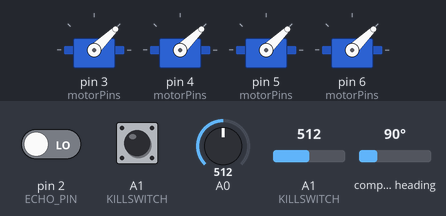
This sketch was run on a simulated Arduino Uno, built with avr-gcc and run on an emulated ATmega328P. Shown: 4 × servo. The test bench sets the inputs (shaded band); at power-on: A0 = 512, pin 2 (ECHO_PIN) LOW, A1 (KILLSWITCH) HIGH, A1 (KILLSWITCH) = 512, compass heading 90°. What the sketch prints to the serial monitor is not drawn.

Above: at 5.4 s.
5.5 s: A0 set to 390
At 8.2 s:
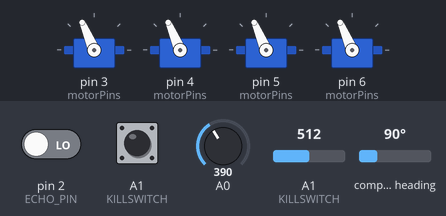
8.5 s: A0 set to 511
At 9.7 s:
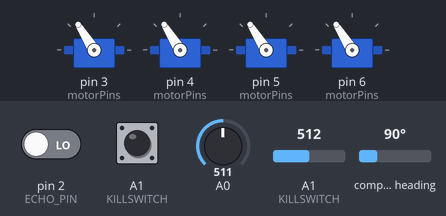
10.0 s: A0 set to 900
At 10.7 s:
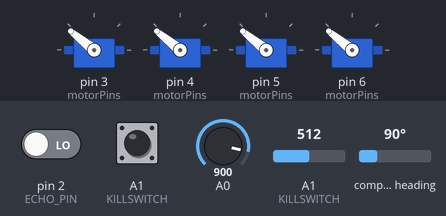
11.5 s: A0 set to 0
At 12.0 s:
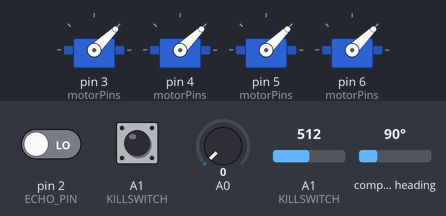
13.0 s: A0 set to 1023
At 14.1 s:
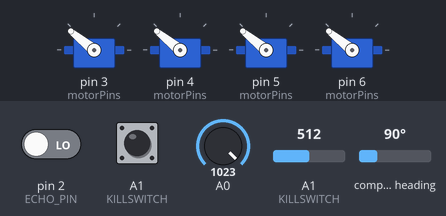
Timing chart, 0 to 15.5 s (numbered marks = the images above; inputs shaded):
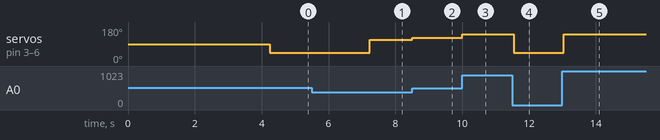

The sketch:

allPIDsOnQuadGoBrr.ino
```cpp
#include <Wire.h>
#include "SR04.h" //Sonar
#include <Adafruit_Sensor.h>
#include <Adafruit_BNO055.h>
#include <utility/imumaths.h>
#include <math.h>
#include <Servo.h>
#include <EEPROM.h>

class PID{
  private:


  public:

    double kp, ki, kd;
    double target, error;
    double errorOld, errorChange, errorSlope, errorArea;
    int maxCorrection;
    long oldTime, newTime, changeTime;
    double tempi;

    PID(double target, double kp, double ki, double kd, int maxCorrection){
      this->target = target;
      this->kp = kp;
      this->ki = ki;
      this->kd = kd;
      this->maxCorrection = maxCorrection;
    }

    void start(){
      this->error = 0;
      this->errorSlope = 0;
      this->errorArea = 0;
      this->errorOld = 0;
      this->tempi = 0;
      newTime = millis();
    }

    double getOutput(double measured){
      oldTime = newTime;
      newTime = millis();
      changeTime = newTime - oldTime;

      errorOld = error;
      error = target - measured;
      errorChange = error-errorOld;
      errorSlope = errorChange/changeTime;
      errorArea += error*changeTime;

      double correction = (kp*error + ki*errorArea + kd*errorSlope);

      if((abs(correction) > maxCorrection)){
        correction = (correction/abs(correction))*maxCorrection;
      }
//      if(((abs(correction) > maxCorrection) && (correction/abs(correction) == error/abs(error)))){
//        correction = (kp*error + tempi + kd*errorSlope);
//      }else tempi = ki*errorArea;

      return correction;
    }

    void setTarget(double target){
      this->target = target;
    }

    void setGain(int PID, double gain){
      switch(PID){
        case 0: kp = gain;
        break;
        case 1: ki = gain;
        break;
        case 2: kd = gain;
        break;
        default: return;
      }
    }
};


#define BNO055_SAMPLERATE_DELAY_MS 100

//Constants
#define TRIGGER_PIN 12
#define ECHO_PIN 2
#define PULSE_TIMEOUT 37500L  // 100ms

#define FRONT_RIGHT 3
#define FRONT_LEFT 4
#define BACK_RIGHT 5
#define BACK_LEFT 6

#define KILLSWITCH 15

#define THROTTLE_MAX 1800
#define OUTPUT_MAX 2000

Adafruit_BNO055 bno = Adafruit_BNO055();

SR04 sonar = SR04(ECHO_PIN,TRIGGER_PIN);

double rpkp = 0.5,
       rpki = 0.0,
       rpkd = 250,
       rpmax = 250;

double ykp = 5,
       yki = 0,
       ykd = 0,
       ymax = 75;

double akp = 3,
       aki = 0.03,
       akd = 400,
       amax = 400;
                                              //setpoint unit
PID rollPID = PID(0, rpkp, rpki, rpkd,rpmax); //degrees
PID pitchPID = PID(0, rpkp, rpki, rpkd,rpmax);//degrees
PID yawPID = PID(0, ykp, yki, ykd, ymax);     //degrees
PID altPID = PID(10,akp, aki, akd, amax);     //centimeters

//Sonar
double distance;
double prevDist;

boolean startup = true;
boolean isFlying = false;

//calibration
boolean ESCsCalibrated = true;

//Code for ESC's and Motors
int motorPins[] = {FRONT_RIGHT, FRONT_LEFT, BACK_RIGHT, BACK_LEFT};
int throttle = 1300;
int adjusted_throttle[4]; // {FRONT_RIGHT, FRONT_LEFT, BACK_RIGHT, BACK_LEFT}

double pitchCorrection, rollCorrection, yawCorrection, altCorrection;
double pitchTarget, rollTarget, yawTarget;

uint8_t calibData;

imu::Quaternion quat;
imu::Vector<3> euler;

Servo motor[4];

unsigned long timer;

void setup() {

  Serial.begin(115200);
  bno.begin();
  delay(1000);
  bno.setExtCrystalUse(true);

  //attaching the Servo instances to the pins of the motors
  for(int i = 0; i < 4; i++){
    motor[i].attach(motorPins[i]);
  }

  delay(1200);//BNO055_SAMPLERATE_DELAY_MS);
  calibData = EEPROM.read(0);
  bno.setSensorOffsets(calibData);
  delay(2000);

  if(!ESCsCalibrated) ESC_cal();

  quat = bno.getQuat();
  euler = quat.toEuler();

  pitchTarget = euler[1]*RAD_TO_DEG;
  rollTarget = euler[2]*RAD_TO_DEG;
  yawTarget = euler[0]*RAD_TO_DEG;

  pitchPID.setTarget(pitchTarget);
  rollPID.setTarget(rollTarget);
  yawPID.setTarget(yawTarget);

  pitchPID.start();
  rollPID.start();
  yawPID.start();
  altPID.start();

  timer = millis();
}

void loop() {

  double gain = map(analogRead(A1),0,1023,0,100);
  gain = 1 * (gain/100);
  //pitchPID.setGain(2,gain+150);

  uint8_t system, gyro, accel, mg = 0;
  bno.getCalibration(&system, &gyro, &accel, &mg);

  quat = bno.getQuat();
  euler = quat.toEuler();


  pitchCorrection = pitchPID.getOutput((euler[1]*RAD_TO_DEG));
  rollCorrection = rollPID.getOutput((euler[2]*RAD_TO_DEG));
  yawCorrection = yawPID.getOutput((euler[0]*RAD_TO_DEG));

  //distance = correctSonar();
  long duration = 0;
    digitalWrite(TRIGGER_PIN, LOW);
    delayMicroseconds(2);
    digitalWrite(TRIGGER_PIN, HIGH);
    delayMicroseconds(10);
    digitalWrite(TRIGGER_PIN, LOW);
    delayMicroseconds(2);
    duration = pulseIn(ECHO_PIN, HIGH, PULSE_TIMEOUT);
    distance = MicrosecondsToCentimeter(duration);

  altCorrection = altPID.getOutput((double)distance);

  //altCorrection = 0;
//  Correction = 0;

  throttle = 1400;

  throttle = map(analogRead(A0),0,1023,1000,THROTTLE_MAX);

  int altTarg = map(analogRead(A1),0,1023,5,15);
  altPID.setTarget(altTarg);

  adjusted_throttle[0] = throttle + altCorrection - pitchCorrection - rollCorrection - yawCorrection;  //front right
  adjusted_throttle[1] = throttle + altCorrection - pitchCorrection + rollCorrection + yawCorrection;  //front left
  adjusted_throttle[2] = throttle + altCorrection + pitchCorrection - rollCorrection + yawCorrection;  //back right
  adjusted_throttle[3] = throttle + altCorrection + pitchCorrection + rollCorrection - yawCorrection;  //back left


  isFlying = digitalRead(KILLSWITCH);

  if(millis()-timer < 3000){
    isFlying = false;
  }


  for(int i = 0; i < 4; i++){
    adjusted_throttle[i] = constrain(adjusted_throttle[i], 1100, OUTPUT_MAX);

    if(!isFlying||throttle<1050) adjusted_throttle[i] = 1000;
  }


  for(int i = 0; i < 4; i++) motor[i].writeMicroseconds(adjusted_throttle[i]);

//  Serial.print(system);
//  Serial.print(",");
//  Serial.print(gyro);
//  Serial.print(",");
//  Serial.print(accel);
//  Serial.print(",");
//  Serial.print(mg);
//  Serial.print(",");
  Serial.print((euler[1]*RAD_TO_DEG));
  Serial.print(",");
  Serial.print((euler[2]*RAD_TO_DEG));
  Serial.print(",");
  Serial.print((euler[0]*RAD_TO_DEG));
  Serial.print(",");
//  Serial.print(adjusted_throttle[0]/10);
//  Serial.print(",");
//  Serial.print(adjusted_throttle[1]/10);
//  Serial.print(",");
//  Serial.print(adjusted_throttle[2]/10);
//  Serial.print(",");
//  Serial.print(adjusted_throttle[3]/10);
//  Serial.print(",");
//  Serial.print(altCorrection);
//  Serial.print(",");
//  Serial.print(distance);
//  Serial.print(","),
//  Serial.print(pitchCorrection);
//  Serial.print(","),
//  Serial.print(rollCorrection);
//  Serial.print(","),
  Serial.print(gain);
  Serial.print(",");
  Serial.print(altTarg);
  Serial.print(",");
  Serial.print(distance);
  Serial.print(",");
  Serial.print(pitchTarget);
  Serial.print(",");
  Serial.print(rollTarget);
  Serial.print(",");
  Serial.print(yawTarget);
  Serial.print(",");

  //Serial.println((micros()-timer));

  Serial.println("");

  //delay(BNO055_SAMPLERATE_DELAY_MS);


}

int correctSonar() {

  int Maximum = 400;
  int Minimum = 6;

  int dist = sonar.Distance();

  if(dist < Maximum && dist > Minimum) {
   prevDist = dist;
   return dist;
  }

  return prevDist;
}

double MicrosecondsToCentimeter(long duration){
  double d = (duration*100.0)/5882.0;
  return d;
}

void ESC_cal(){

  Serial.print("Calibrating ESCs...");

  int start_time = millis(); // record starting time

  while(millis() - start_time < 20000){ // calibration takes around 30 seconds
    if(millis()-start_time<8000){ // set throttle high for 15 seconds

      for(int i = 0; i < 4; i++){
        motor[i].writeMicroseconds(2000); //2000 is max throttle
      }

      //Serial.println("HIGH");

    }
    else { // set throttle low for 15 seconds

      for(int i = 0; i < 4; i++){
        motor[i].writeMicroseconds(1000); //1000 is zero throttle
      }

      //Serial.println("LOW");

    }

    if((millis()-start_time)%100==0) Serial.print(".");

    delay(5);
  }

  Serial.println("ESCs Calibrated");
  ESCsCalibrated = true;

}
```

Measured:
- after the input at 5.5 s, servo on pin 3 (motorPins), servo on pin 4 (motorPins), servo on pin 5 (motorPins), servo on pin 6 (motorPins): 44° → 113° after 1.7 s
- after the input at 8.5 s, servo on pin 3 (motorPins), servo on pin 4 (motorPins), servo on pin 5 (motorPins), servo on pin 6 (motorPins): 113° → 122° at once
- after the input at 10.0 s, servo on pin 3 (motorPins), servo on pin 4 (motorPins), servo on pin 5 (motorPins), servo on pin 6 (motorPins): 122° → 141° at once
- after the input at 11.5 s, servo on pin 3 (motorPins), servo on pin 4 (motorPins), servo on pin 5 (motorPins), servo on pin 6 (motorPins): 141° → 44° at once
- after the input at 13.0 s, servo on pin 3 (motorPins), servo on pin 4 (motorPins), servo on pin 5 (motorPins), servo on pin 6 (motorPins): 44° → 141° at once
